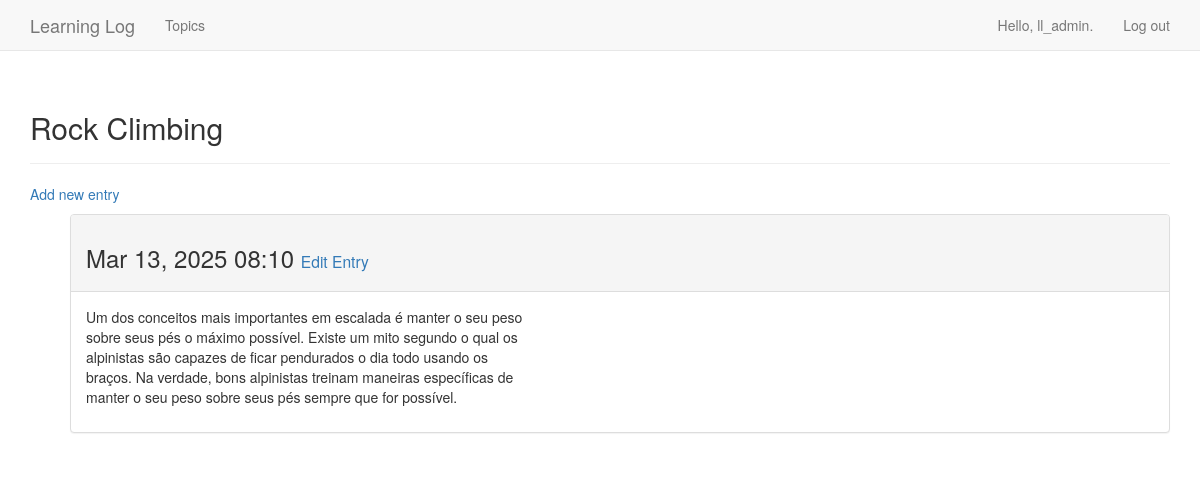
The page /topics/2/ (signed in) on the database its author committed.
### learning_logs/models.py (models this page shows, shortened)
class Topic(models.Model):
    text = models.CharField(max_length=150)
    date_added = models.DateTimeField(auto_now_add=True)
    owner = models.ForeignKey(User, on_delete=models.CASCADE)
    def __str__(self):
        return self.text

class Entry(models.Model):
    topic = models.ForeignKey(Topic, on_delete=models.CASCADE)
    text = models.TextField()
    data_added = models.DateTimeField(auto_now_add=True)
    class Meta:
        verbose_name_plural = 'entries'

### learning_logs/views.py (the view)
# urls.py: re_path(r'^topics/(?P<topic_id>\d+)/$', views.topic, name='topic'),
@login_required
def topic(request, topic_id):
    topic = Topic.objects.get(id=topic_id)
    if topic.owner != request.user:
        raise Http404
    entries = topic.entry_set.order_by('data_added')
    context = {'topic': topic, 'entries': entries}
    return render(request, 'learning_logs/topic.html', context)

### learning_logs/templates/learning_logs/topic.html
{% extends "learning_logs/base.html" %}
{% block header %}
<h2>{{ topic }}</h2>
{% endblock header %}
{% block content %}
<p>
    <a href="{% url 'learning_logs:new_entry' topic.id %}">
        Add new entry
    </a>
</p>
<ul>
    {% for entry in entries %}
    <div class="panel panel-default">
        <div class="panel-heading">
            <h3>
            {{ entry.data_added|date:'M d, Y H:i' }}
            <small>
            <a href="{% url 'learning_logs:edit_entry' entry.id %}">
                Edit Entry</a>
        </small>
        </h3>
        </div>
        <div class="panel-body">
            {{ entry.text|linebreaks }}
        </div>
    </div>
    {% empty %}
        There are no entries for this topic yet.
    {% endfor %}
</ul>
{% endblock content %}

### learning_logs/templates/learning_logs/base.html (shortened to what this page needs)
{% load bootstrap3 %}
<!DOCTYPE html>
<html lang="en">
<head>
    {% bootstrap_css %}
</head>
<body>
<nav class="navbar navbar-default navbar-static-top">
    <div class="container">
        <div class="navbar-header">
            <a class="navbar-brand" href="{% url 'learning_logs:index' %}">
                Learning Log</a>
        </div>
        <div id="navbar" class="navbar-collapse collapse">
            <ul class="nav navbar-nav">
                <li><a href="{% url 'learning_logs:topics' %}">Topics</a>
                </li>
            </ul>
            <ul class="nav navbar-nav navbar-right">
                {% if user.is_authenticated %}
                <li><a>Hello, {{ user.username }}.</a></li>
                <li>
                    <form method="post" action="{% url 'users:logout' %}">
                        <button type="submit" style="position: relative; display: block; padding: 15px;
                        color: #777; text-decoration: none; background-color: transparent; border: none;
                        cursor: pointer; font: inherit;"
                        onmouseover="this.style.color='#333';"
                        onmouseout="this.style.color='#777';">Log out
                        </button>
                    </form>
                </li>
                {% else %}
                <li><a href="{% url 'users:register' %}">Register</a></li>
                <li><a href="{% url 'users:login' %}">Log in</a></li>
                {% endif %}
            </ul>
        </div>
    </div>
</nav>
<div class="container">
    <div class="page-header">
        {% block header %}{% endblock header %}
    </div>
    <div>
        {% block content %}{% endblock content %}
    </div>
</div>
</body>
</html>

### rows shown on the page
Topic: text "Rock Climbing"
Entry: data_added "Mar 13, 2025 08:10", text "Um dos conceitos mais importantes em escalada é manter o seu peso sobre seus pés o máximo possível. Existe um mito segundo o qual os alpinistas são capazes de ficar pendurados o dia todo usando os braços. Na verdade, bons alpinistas treinam maneiras específicas de manter o seu peso sobre seus pés sempre que for possível."

### other values the page prints
{{ user.username }} "ll_admin"
